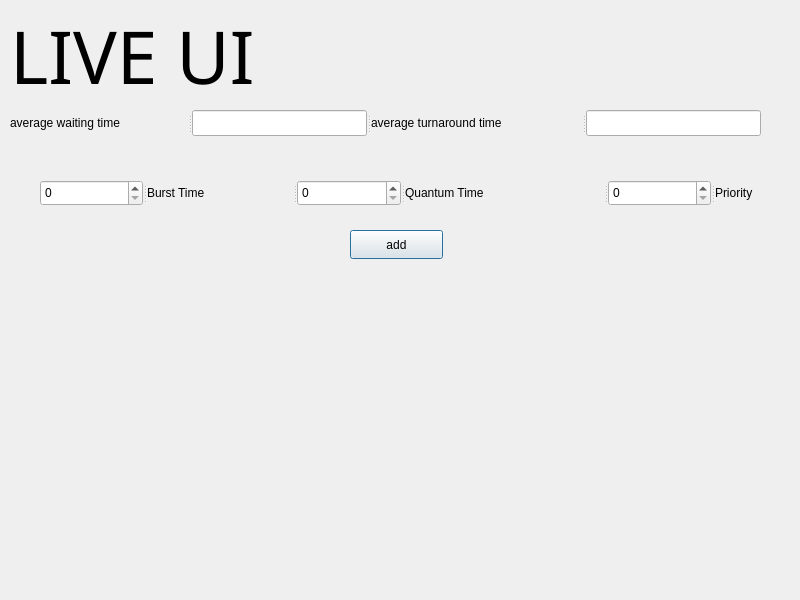
<?xml version="1.0" encoding="UTF-8"?>
<ui version="4.0">
 <class>live</class>
 <widget class="QDialog" name="live">
  <property name="geometry">
   <rect>
    <x>0</x>
    <y>0</y>
    <width>800</width>
    <height>600</height>
   </rect>
  </property>
  <property name="windowTitle">
   <string>Dialog</string>
  </property>
  <widget class="QPushButton" name="add">
   <property name="geometry">
    <rect>
     <x>350</x>
     <y>230</y>
     <width>93</width>
     <height>29</height>
    </rect>
   </property>
   <property name="text">
    <string>add</string>
   </property>
  </widget>
  <widget class="QLabel" name="label_4">
   <property name="geometry">
    <rect>
     <x>10</x>
     <y>-20</y>
     <width>751</width>
     <height>151</height>
    </rect>
   </property>
   <property name="font">
    <font>
     <family>Impact</family>
     <pointsize>55</pointsize>
    </font>
   </property>
   <property name="text">
    <string>LIVE UI</string>
   </property>
  </widget>
  <widget class="QSplitter" name="splitter">
   <property name="geometry">
    <rect>
     <x>40</x>
     <y>180</y>
     <width>771</width>
     <height>26</height>
    </rect>
   </property>
   <property name="orientation">
    <enum>Qt::Horizontal</enum>
   </property>
   <widget class="QSpinBox" name="BurstTime"/>
   <widget class="QLabel" name="label_2">
    <property name="text">
     <string>Burst Time</string>
    </property>
   </widget>
   <widget class="QSpinBox" name="quantum"/>
   <widget class="QLabel" name="label_3">
    <property name="font">
     <font>
      <pointsize>9</pointsize>
     </font>
    </property>
    <property name="text">
     <string>Quantum Time</string>
    </property>
   </widget>
   <widget class="QSpinBox" name="priority"/>
   <widget class="QLabel" name="label_6">
    <property name="text">
     <string>Priority</string>
    </property>
   </widget>
  </widget>
  <widget class="QSplitter" name="splitter_2">
   <property name="geometry">
    <rect>
     <x>10</x>
     <y>110</y>
     <width>751</width>
     <height>26</height>
    </rect>
   </property>
   <property name="orientation">
    <enum>Qt::Horizontal</enum>
   </property>
   <widget class="QLabel" name="label">
    <property name="text">
     <string>average waiting time</string>
    </property>
   </widget>
   <widget class="QLineEdit" name="avgturnt_2"/>
   <widget class="QLabel" name="label_5">
    <property name="text">
     <string>average turnaround time</string>
    </property>
   </widget>
   <widget class="QLineEdit" name="avgturnt"/>
  </widget>
 </widget>
 <resources/>
 <connections/>
</ui>
